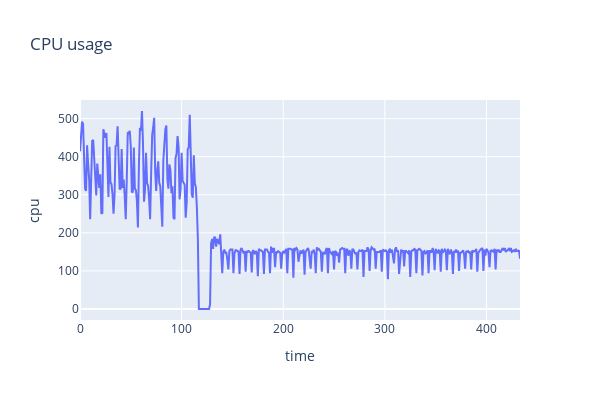

Notebook source saved alongside this figure:
### Code cell
# plot interactive graph from rsc_df dataframe

px.line(rsc_df, x='time', y='cpu', title='CPU usage', height=400, width=600)

### Figure 1 — Plotly figure (JSON) as saved in the notebook; plotly's stock layout.template omitted (floating-point values rounded to 4 significant figures; data arrays with more than 128 entries replaced by an {"elided": "..."} marker saying what was removed)
{"data": [{"hovertemplate": "time=%{x}<br>cpu=%{y}<extra></extra>", "legendgroup": "", "line": {"color": "#636efa", "dash": "solid"}, "marker": {"symbol": "circle"}, "mode": "lines", "name": "", "orientation": "v", "showlegend": false, "type": "scatter", "x": {"elided": "434 int values"}, "xaxis": "x", "y": {"elided": "434 int values"}, "yaxis": "y"}], "layout": {"height": 400, "legend": {"tracegroupgap": 0}, "title": {"text": "CPU usage"}, "width": 600, "xaxis": {"anchor": "y", "domain": [0, 1], "title": {"text": "time"}}, "yaxis": {"anchor": "x", "domain": [0, 1], "title": {"text": "cpu"}}}}
